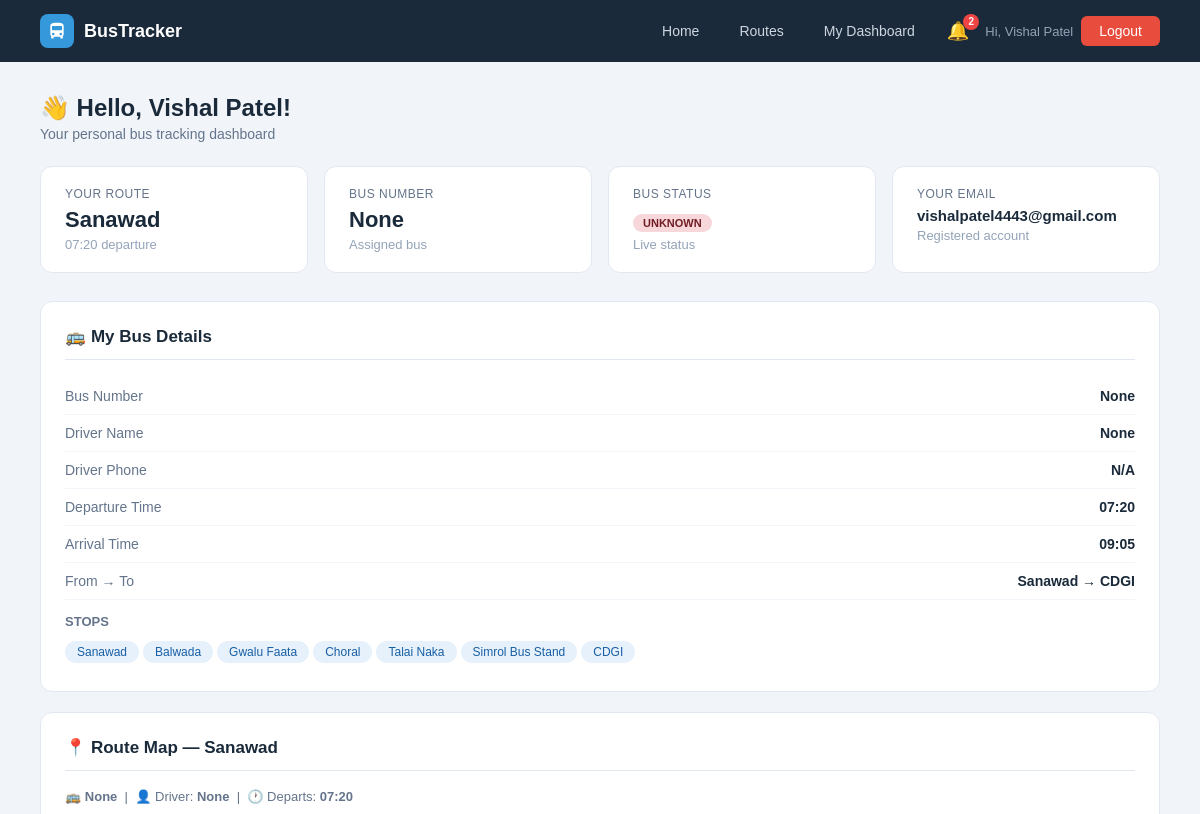
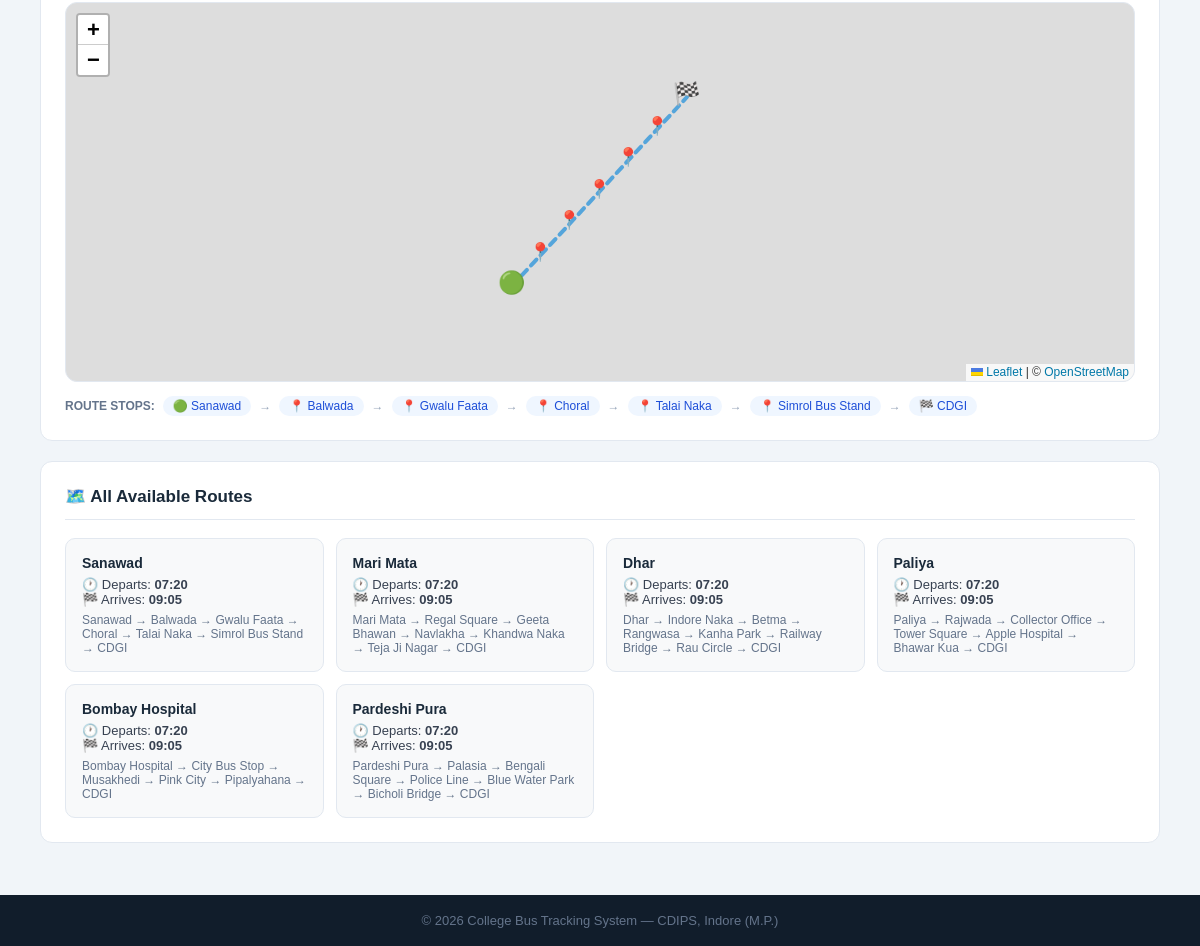
The page /dashboard (signed in) on the database its author committed (2 pictures, top to bottom).
### tables this page shows
CREATE TABLE users (
        id INTEGER PRIMARY KEY AUTOINCREMENT,
        name TEXT NOT NULL, email TEXT UNIQUE NOT NULL,
        password TEXT NOT NULL, role TEXT DEFAULT 'student',
        phone TEXT, route_id INTEGER,
        created_at TIMESTAMP DEFAULT CURRENT_TIMESTAMP);

CREATE TABLE routes (
        id INTEGER PRIMARY KEY AUTOINCREMENT,
        route_name TEXT NOT NULL, bus_id INTEGER,
        start_point TEXT, end_point TEXT,
        departure_time TEXT, arrival_time TEXT, stops TEXT, original_bus_id INTEGER,
        FOREIGN KEY(bus_id) REFERENCES buses(id));

### app.py (the view)
@app.route('/dashboard')
@login_required
def dashboard():
    db = get_db()
    user = db.execute("SELECT * FROM users WHERE id=?", (session['student']['id'],)).fetchone()
    my_route = None
    if user['route_id']:
        my_route = db.execute('''SELECT r.*,b.bus_number,b.driver_name,b.driver_phone,b.status
                                 FROM routes r LEFT JOIN buses b ON r.bus_id=b.id
                                 WHERE r.id=?''', (user['route_id'],)).fetchone()
    all_routes = db.execute("SELECT * FROM routes").fetchall()
    db.close(); return render_template('dashboard.html', user=user, my_route=my_route, all_routes=all_routes)

### app.py (called while the page is built)
def get_db():
    conn = sqlite3.connect(DB)
    conn.row_factory = sqlite3.Row
    return conn

def login_required(f):
    @wraps(f)
    def dec(*a, **kw):
        if 'student' not in session:
            flash('Please login first.', 'error')
            return redirect(url_for('student_login'))
        return f(*a, **kw)
    return dec

@app.context_processor
def inject_notifications():
    if 'student' in session:
        student_id = session['student']['id']
        db = get_db()
        notifs = db.execute(
            "SELECT * FROM notifications WHERE user_id=? ORDER BY created_at DESC LIMIT 10",
            (student_id,)
        ).fetchall()
        unread = db.execute(
            "SELECT COUNT(*) FROM notifications WHERE user_id=? AND is_read=0",
            (student_id,)
        ).fetchone()[0]
        db.close()
        return dict(notifications=notifs, unread_count=unread)
    return dict(notifications=[], unread_count=0)

### templates/dashboard.html (shortened to what this page needs)
{% extends "base.html" %}
{% block content %}
<div class="page">
    <div class="page-header">
        <h1>👋 Hello, {{ user.name }}!</h1>
        <p>Your personal bus tracking dashboard</p>
    </div>
    <div class="info-cards">
        <div class="info-card">
            <div class="label">Your Route</div>
            <div class="value">{{ my_route.route_name if my_route else 'Not Assigned' }}</div>
            <div class="sub">{{ my_route.departure_time + ' departure' if my_route else 'Contact admin to assign' }}</div>
        </div>
        <div class="info-card">
            <div class="label">Bus Number</div>
            <div class="value">{{ my_route.bus_number if my_route else '—' }}</div>
            <div class="sub">Assigned bus</div>
        </div>
        <div class="info-card">
            <div class="label">Bus Status</div>
            <div class="value">
                {% if my_route %}
                    <span class="badge {{ 'badge-green' if my_route.status == 'active' else 'badge-red' }}">
                        {{ my_route.status.upper() if my_route.status else 'UNKNOWN' }}
                    </span>
                {% else %}—{% endif %}
            </div>
            <div class="sub">Live status</div>
        </div>
        <div class="info-card">
            <div class="label">Your Email</div>
            <div class="value" style="font-size:15px">{{ user.email }}</div>
            <div class="sub">Registered account</div>
        </div>
    </div>
    {% if my_route %}
    <div class="panel">
        <h2>🚌 My Bus Details</h2>
        <div class="info-row"><span class="key">Bus Number</span><span class="val">{{ my_route.bus_number }}</span></div>
        <div class="info-row"><span class="key">Driver Name</span><span class="val">{{ my_route.driver_name }}</span></div>
        <div class="info-row"><span class="key">Driver Phone</span><span class="val">{{ my_route.driver_phone or 'N/A' }}</span></div>
        <div class="info-row"><span class="key">Departure Time</span><span class="val">{{ my_route.departure_time }}</span></div>
        <div class="info-row"><span class="key">Arrival Time</span><span class="val">{{ my_route.arrival_time }}</span></div>
        <div class="info-row"><span class="key">From → To</span><span class="val">{{ my_route.start_point }} → {{ my_route.end_point }}</span></div>
        <div style="margin-top:14px">
            <div style="font-size:13px;color:#64748b;margin-bottom:8px;font-weight:bold">STOPS</div>
            <div class="stops-list">
                {% for stop in my_route.stops.split('→') %}
                <span class="stop-chip">{{ stop.strip() }}</span>
                {% endfor %}
            </div>
        </div>
    </div>
    <div class="panel">
        <h2>📍 Route Map — {{ my_route.route_name }}</h2>
        <p style="font-size:13px;color:#64748b;margin-bottom:12px;">
            🚌 <b>{{ my_route.bus_number }}</b> &nbsp;|&nbsp;
            👤 Driver: <b>{{ my_route.driver_name }}</b> &nbsp;|&nbsp;
            🕐 Departs: <b>{{ my_route.departure_time }}</b>
        </p>
        <div id="busMap" style="height:380px;border-radius:12px;border:1px solid #e2e8f0;z-index:1;"></div>
        <div style="margin-top:14px;display:flex;align-items:center;gap:8px;flex-wrap:wrap;">
            <span style="font-size:12px;color:#64748b;font-weight:600;">ROUTE STOPS:</span>
            {% set stop_list = my_route.stops.split('→') %}
            {% for stop in stop_list %}
            <span style="display:inline-flex;align-items:center;gap:4px;background:#eff6ff;color:#1d4ed8;padding:3px 10px;border-radius:20px;font-size:12px;font-weight:500;">
                {% if loop.first %}🟢{% elif loop.last %}🏁{% else %}📍{% endif %}
                {{ stop.strip() }}
            </span>
            {% if not loop.last %}
            <span style="color:#94a3b8;font-size:12px;">→</span>
            {% endif %}
            {% endfor %}
        </div>
    </div>
    <link rel="stylesheet" href="https://unpkg.com/leaflet@1.9.4/dist/leaflet.css"/>
    {% else %}
    <div class="panel">
        <h2>📍 No Route Assigned</h2>
        <p style="color:#94a3b8;text-align:center;padding:24px">You haven't been assigned a bus route yet. Please contact the admin.</p>
    </div>
    {% endif %}
    <div class="panel">
        <h2>🗺️ All Available Routes</h2>
        <div class="route-grid">
            {% for r in all_routes %}
            <div class="route-mini-card">
                <strong>{{ r.route_name }}</strong>
                <div>🕐 Departs: <b>{{ r.departure_time }}</b></div>
                <div>🏁 Arrives: <b>{{ r.arrival_time }}</b></div>
                <div style="margin-top:6px;color:#64748b;font-size:12px">{{ r.stops }}</div>
            </div>
            {% endfor %}
        </div>
    </div>
</div>
{% endblock %}

### templates/base.html (shortened to what this page needs)
<!DOCTYPE html>
<html lang="en">
<head>
    <link rel="stylesheet" href="{{ url_for('static', filename='css/style.css') }}">
</head>
<body>
<nav>
    <div class="nav-logo">
        <div class="nav-logo-icon">
            <svg viewBox="0 0 24 24"><path d="M4 16c0 .88.39 1.67 1 2.22V20a1 1 0 001 1h1a1 1 0 001-1v-1h8v1a1 1 0 001 1h1a1 1 0 001-1v-1.78c.61-.55 1-1.34 1-2.22V6c0-3.5-3.58-4-8-4S4 2.5 4 6v10zm3.5 1a1.5 1.5 0 110-3 1.5 1.5 0 010 3zm9 0a1.5 1.5 0 110-3 1.5 1.5 0 010 3zM6 6h12v5H6V6z"/></svg>
        </div>
        <span>BusTracker</span>
    </div>
    <div class="nav-links">
        <a href="{{ url_for('home') }}">Home</a>
        <a href="{{ url_for('routes_page') }}">Routes</a>
        {% if 'admin' in session or 'student' in session %}
            {% if 'admin' in session %}
                <a href="{{ url_for('admin_dashboard') }}">Admin Panel</a>
                <a href="{{ url_for('students_list') }}">Students</a>
                <a href="{{ url_for('gate_logs_page') }}">Gate Logs</a>
                <a href="{{ url_for('admin_reports') }}">📊 Reports</a>
            {% else %}
                <a href="{{ url_for('dashboard') }}">My Dashboard</a>
                <details class="bell-wrap">
                    <summary class="bell-btn">
                        🔔
                        {% if unread_count > 0 %}
                        <span class="bell-badge">{{ unread_count }}</span>
                        {% endif %}
                    </summary>
                </details>
            {% endif %}
            <span style="color:#94a3b8;font-size:13px">
                Hi,
                {% if 'admin' in session %}
                {{ session['admin']['name'] }}
                {% else %}
                {{ session['student']['name'] }}
                {% endif %}
            </span>
            {% if 'admin' in session %}
            <a href="/logout/admin" class="btn-danger">Logout</a>
            {% else %}
            <a href="/logout/student" class="btn-danger">Logout</a>
            {% endif %}
        {% endif %}
    </div>
</nav>
{% block content %}{% endblock %}
<footer><p>© 2026 College Bus Tracking System — CDIPS, Indore (M.P.)</p></footer>
</body>
</html>

### static/css/style.css (style rules this page uses)
* { margin: 0; padding: 0; box-sizing: border-box; font-family: Arial, sans-serif; }
a { text-decoration: none; }
nav { display: flex; justify-content: space-between; align-items: center; padding: 14px 40px; background: #1a2a3a; position: sticky; top: 0; z-index: 100; }
.nav-logo { display: flex; align-items: center; gap: 10px; }
.nav-logo-icon { width: 34px; height: 34px; background: #3498db; border-radius: 8px; display: flex; align-items: center; justify-content: center; }
.nav-logo-icon svg { width: 20px; height: 20px; fill: white; }
.nav-logo span { color: white; font-size: 18px; font-weight: bold; }
.nav-links { display: flex; gap: 8px; align-items: center; }
.nav-links a { color: #cdd6e0; font-size: 14px; padding: 7px 16px; border-radius: 6px; transition: background .2s; }
.nav-links .btn-danger { background: #e74c3c; color: white; padding: 7px 18px; border-radius: 6px; }
footer { background: #111d2b; color: #64748b; text-align: center; padding: 18px; font-size: 13px; }
.badge { display: inline-block; padding: 3px 10px; border-radius: 20px; font-size: 11px; font-weight: bold; }
.badge-red { background: #f8d7da; color: #721c24; }
.page { padding: 32px 40px; background: #f1f5f9; min-height: 80vh; }
.page-header { margin-bottom: 24px; }
.page-header h1 { font-size: 24px; color: #1a2a3a; font-weight: bold; }
.page-header p { font-size: 14px; color: #64748b; margin-top: 4px; }
.panel { background: white; border-radius: 12px; border: 1px solid #e2e8f0; padding: 24px; margin-bottom: 20px; }
.panel h2 { font-size: 17px; font-weight: bold; color: #1a2a3a; margin-bottom: 18px; padding-bottom: 12px; border-bottom: 1px solid #e2e8f0; }
.info-cards { display: grid; grid-template-columns: repeat(auto-fit, minmax(200px, 1fr)); gap: 16px; margin-bottom: 28px; }
.info-card { background: white; border-radius: 12px; padding: 20px 24px; border: 1px solid #e2e8f0; }
.info-card .label { font-size: 12px; color: #64748b; text-transform: uppercase; letter-spacing: .5px; margin-bottom: 6px; }
.info-card .value { font-size: 22px; font-weight: bold; color: #1a2a3a; }
.info-card .sub { font-size: 13px; color: #94a3b8; margin-top: 4px; }
.info-row { display: flex; justify-content: space-between; align-items: center; padding: 10px 0; border-bottom: 1px solid #f1f5f9; font-size: 14px; }
.info-row .key { color: #64748b; }
.info-row .val { font-weight: bold; color: #1a2a3a; }
.stops-list { display: flex; gap: 0; margin-top: 8px; flex-wrap: wrap; }
.stop-chip { background: #e6f1fb; color: #185fa5; font-size: 12px; padding: 4px 12px; border-radius: 20px; margin: 4px 4px 4px 0; }
.route-grid { display: grid; grid-template-columns: repeat(auto-fit, minmax(220px, 1fr)); gap: 12px; }
.route-mini-card { background: #f8f9fa; border: 1px solid #e2e8f0; border-radius: 10px; padding: 16px; font-size: 13px; color: #374151; }
.route-mini-card strong { display: block; font-size: 14px; color: #1a2a3a; margin-bottom: 6px; }
.bell-wrap { position: relative; list-style: none; }
.bell-wrap summary { list-style: none; }
.bell-btn { position: relative; cursor: pointer; font-size: 18px; padding: 4px 8px; border-radius: 8px; user-select: none; display: inline-flex; align-items: center; gap: 2px; transition: background 0.2s; }
.bell-badge { position: absolute; top: -2px; right: -2px; background: #ef4444; color: #fff; font-size: 10px; font-weight: 700; min-width: 16px; height: 16px; border-radius: 999px; display: flex; align-items: center; justify-content: center; padding: 0 3px; line-height: 1; }

### rows shown on the page
users: student.name "Vishal Patel", name "Vishal Patel", email "vishalpatel4443@gmail.com"
routes: route_name "Sanawad", departure_time "07:20 departure", departure_time "07:20", arrival_time "09:05", start_point "Sanawad", end_point "CDGI", stops "Sanawad → Balwada → Gwalu Faata → Choral → Talai Naka → Simrol Bus Stand → CDGI"
routes: route_name "Mari Mata", departure_time "07:20", arrival_time "09:05", stops "Mari Mata → Regal Square → Geeta Bhawan → Navlakha → Khandwa Naka → Teja Ji Nagar → CDGI"
routes: route_name "Dhar", departure_time "07:20", arrival_time "09:05", stops "Dhar → Indore Naka → Betma → Rangwasa → Kanha Park → Railway Bridge → Rau Circle → CDGI"
routes: route_name "Paliya", departure_time "07:20", arrival_time "09:05", stops "Paliya → Rajwada → Collector Office → Tower Square → Apple Hospital → Bhawar Kua → CDGI"
routes: route_name "Bombay Hospital", departure_time "07:20", arrival_time "09:05", stops "Bombay Hospital → City Bus Stop → Musakhedi → Pink City → Pipalyahana → CDGI"
routes: route_name "Pardeshi Pura", departure_time "07:20", arrival_time "09:05", stops "Pardeshi Pura → Palasia → Bengali Square → Police Line → Blue Water Park → Bicholi Bridge → CDGI"

### other values the page prints
{{ unread_count }} "2"
{{ my_route.bus_number if my_route else '—' }} "None"
{{ my_route.status.upper() if my_route.status else 'UNKNOWN' }} "UNKNOWN"
{{ my_route.bus_number }} "None"
{{ my_route.driver_name }} "None"
{{ my_route.driver_phone or 'N/A' }} "N/A"
{{ stop.strip() }} "Sanawad" "Balwada" "Gwalu Faata" "Choral" "Talai Naka" "Simrol Bus Stand" "CDGI"
